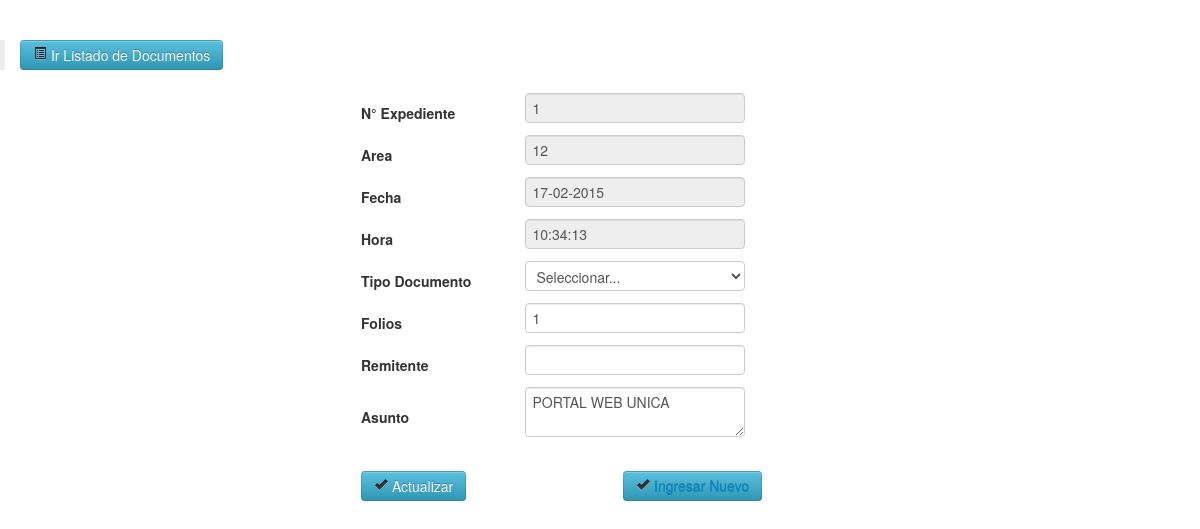
/admin/c_doc3.php?id=25 (signed in), run on the app's committed database.
### tables this page shows
CREATE TABLE IF NOT EXISTS `expediente` (
  `id` int(10) NOT NULL AUTO_INCREMENT,
  `idexpediente` varchar(10) NOT NULL,
  `tramite` varchar(20) NOT NULL,
  `fecha` varchar(10) NOT NULL,
  `hora` varchar(10) NOT NULL,
  `fechaf` varchar(10) NOT NULL,
  `horaf` varchar(10) NOT NULL,
  `tipodoc` varchar(10) NOT NULL,
  `ndoc` varchar(100) NOT NULL,
  `folios` varchar(10) NOT NULL,
  `procedencia` varchar(10) NOT NULL,
  `dependencia` varchar(10) NOT NULL,
  `asunto` varchar(100) NOT NULL,
  `descripcion` varchar(900) NOT NULL,
  `area` int(10) NOT NULL,
  `codep` varchar(10) NOT NULL,
  `estado` varchar(10) NOT NULL,
  PRIMARY KEY (`id`)
);

### admin/c_doc3.php (the view, shortened to what this page needs)
<?php
$nombre='';$tipo='u';$usuario='';$con='';$folios='';
if(!empty($_GET['id'])){
	$id=$_GET['id'];
	$can=mysql_query("SELECT * FROM expediente where id=$id");
	if($dato=mysql_fetch_array($can)){
		$nombre=$dato['idexpediente'];
		$area=$dato['area'];
		$fecha=$dato['fecha'];
		$hora=$dato['hora'];
		$tipodoc=$dato['tipodocumento'];
		$folios=$dato['folios'];
		$remite=$dato['remite'];
		$asunto=$dato['asunto'];
		$boton="Actualizar";
	}
}else{
	$id='';
	$boton="Guardar";
}
?>
<!DOCTYPE html>
<html lang="en">
<head>
	<link href="css/bootstrap.css" rel="stylesheet">
	<link href="css/bootstrap-responsive.css" rel="stylesheet">
	<link href="css/docs.css" rel="stylesheet">
	<link href="js/google-code-prettify/prettify.css" rel="stylesheet">
  </head>
  <body data-spy="scroll" data-target=".bs-docs-sidebar">
  	<blockquote>
  		<a href="l_doc3.php" class="btn btn-info"><i class="icon-list-alt"></i> Ir Listado de Documentos</a>
  	</blockquote>
  	<div align="center">
  		<form name="form1" method="post" action="">
  			<table width="40%" border="0">
  				<tr>
  					<td colspan="3">
  	</td>
  </tr>
  <tr>
  	<td width="44%"><strong>N° Expediente</strong></td>
  	<td colspan="2">
  		<?php
  		if(!empty($nombre)){
  			echo '<input type="text" name="nombre" id="nombre" value='.$nombre.' readonly>';
  		}else{
  			$query=mysql_query("select max(id) as id from expediente");
  			$fila=mysql_fetch_array($query);
  			$ultimo=$fila['id']+1;
  			echo '<input type="text" name="nombre" id="nombre" value='.$ultimo.' readonly>';
  		}
  		?>
  	</td>
  </tr>
  <tr>
  	<td><strong>Area</strong></td>
  	<td colspan="2">
  		<?php
  		if(!empty($area)){
  			echo '<input type="text" name="area" id="area" value='.$area.' readonly>';
  		}
  		?>
  	</td>
  </tr>
  <tr>
  	<td><strong>Fecha</strong></td>
  	<td colspan="2">
  		<?php
  		if(!empty($fecha)){
  			echo '<input type="text" name="fecha" id="fecha" value='.$fecha.' readonly>';
  		}else{
  			$fecha=date("d-m-Y");
  			echo '<input type="text" name="fecha" id="fecha" value='.$fecha.' readonly>';
  		}
  		?>
  	</td>
  </tr>
  <tr>
  	<td><strong>Hora</strong></td>
  	<td colspan="2">
  		<?php
  		if(!empty($hora)){
  			echo '<input type="text" name="hora" id="hora" value='.$hora.' readonly>';
  		}else{
  			$hora=date("H:i:s");
  			echo '<input type="text" name="hora" id="hora" value='.$hora.' readonly>';
  		}
  		?>
  	</td>
  </tr>
  <tr>
  	<td><strong> Tipo Documento</strong></td>
  	<td colspan="2">
  		<?php
  		if(!empty($tipodoc)){
  			echo '<input type="text" name="tipodoc" id="tipodoc" value='.$tipodoc.' readonly>';
  		}else{
  			echo "<select name='tipodoc' id='tipodoc' required>";
  			echo "<option value=''>Seleccionar...</option>";
  		}
  		?>
  	</td>
  </tr>
  <tr>
  	<td><strong> Folios</strong></td>
  	<td colspan="2">
  		<?php
  		if(!empty($folios)){
  			echo '<input type="text" name="folios" id="folios" value='.$folios.' required>';
  		}
  		?>
  	</td>
  </tr>
  <tr>
  	<td><strong>Remitente</strong></td>
  	<td colspan="2">
  		<?php
  		if(!empty($remite)){
  			echo '<input type="text" name="remite" id="remite" value='.$remite.' required>';
  		}else{
  			echo '<input type="text" name="remite" id="remite" required>';
  		}
  		?>
  	</td>
  </tr>
  <tr>
  	<td><strong>Asunto</strong></td>
  	<td colspan="2">
  		<?php
  		if(!empty($asunto)){
  			echo '<textarea name="asunto" id="asunto"  required>'.$asunto.'</textarea>';
  		}else{
  			echo '<textarea name="asunto" id="asunto"  required></textarea>';
  		}
  		?>
  	</td>
  </tr>
  <tr>
  	<td></td>
  	<td colspan="2">&nbsp;</td>
  </tr>
  <tr>
  	<td colspan="2">
  		<button type="submit" class="btn btn-info"><i class="icon-ok"></i> <?php echo $boton; ?></button>    </td>
  		<td width="56%">
  			<?php if($boton=='Actualizar'){
  				echo '<button class="btn btn-info"><a href="c_doc.php"><i class="icon-ok"></i> Ingresar Nuevo</a></button>';
  			} ?>
  		</td>
  	</tr>
  	<tr>
  		<td colspan="2">&nbsp;</td>
  		<td>&nbsp;</td>
  	</tr>
  </table>
</form>
</div>
</body>
</html>

### admin/css/docs.css (style rules this page uses)
body { position: relative; padding-top: 40px; }

### data on the page
expediente: nombre "1", area "12", fecha "17-02-2015", hora "10:34:13", folios "1", asunto "PORTAL WEB UNICA"

### other printed values
$boton "Actualizar"
